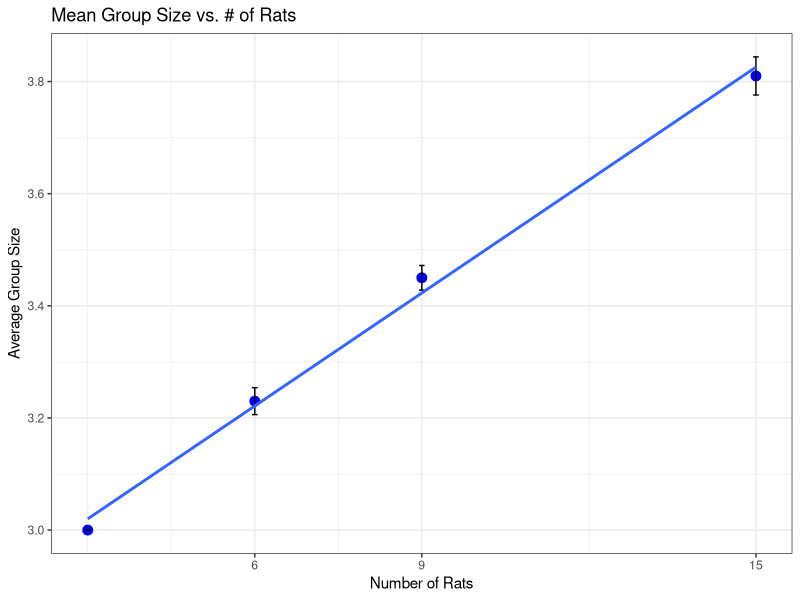
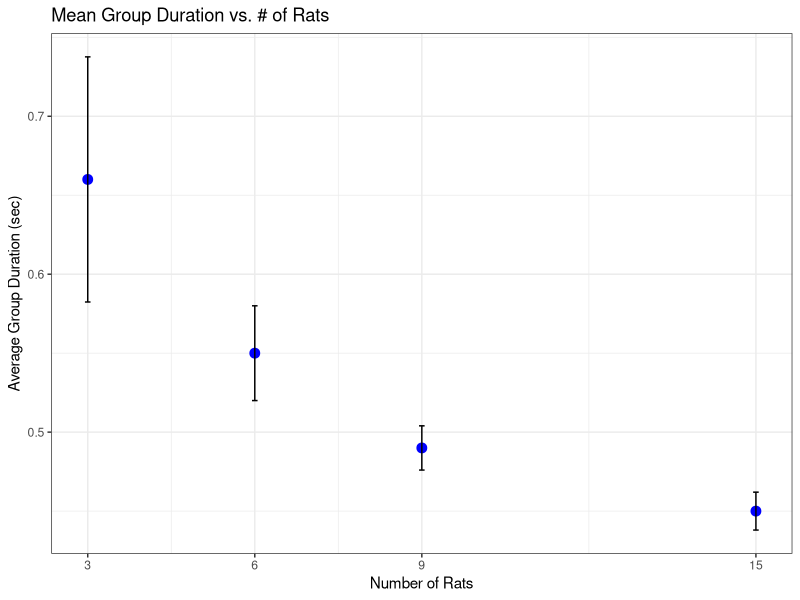
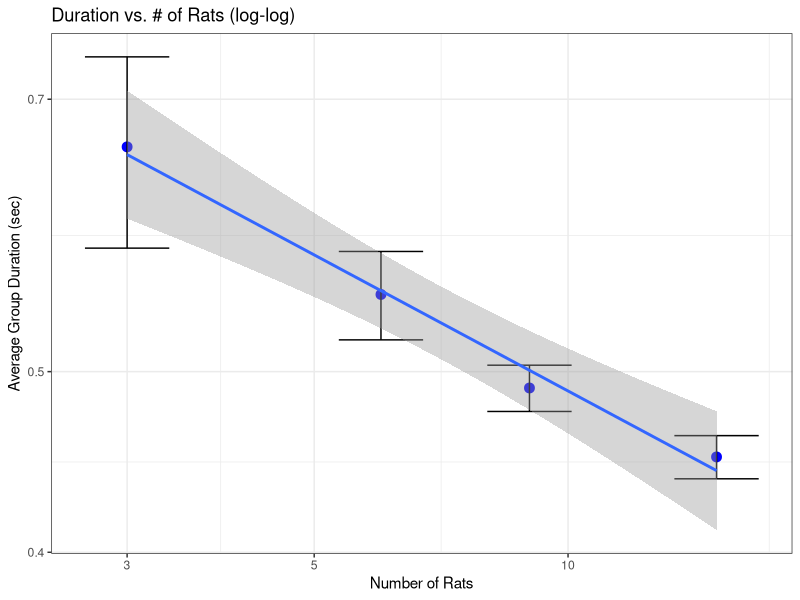

Reproduce these figures in R, in order.
# hard coded number are from the output of Comp_Summary_Stats.R
# numbers to be found in the "DistributionStats.xlsx" file on Box

library(tidyverse)

compBoot = FALSE # set to add plots comparing to bootstrapped data

##### Plots of the group sizes #####
# make the tibble of group size data
sz_df <- tibble(
  nRats = c(3, 6, 9, 15),
  means = c(3, 3.23, 3.45, 3.81),
  ses = c(0, 0.012, 0.011, 0.017)
)

sz_boot_df <- tibble(
  nRats = c(3, 6, 9, 15),
  means = c(3, 3.1289, 3.2144, 3.49),
)

# plot the group size data
sz_p <- ggplot(sz_df, aes(x = nRats, y = means)) +
  geom_point(color = "blue", size = 3) +
  geom_errorbar(aes(ymin = means - 2*ses, ymax = means + 2*ses), width = 0.1) +
  scale_x_continuous(breaks = c(6, 9, 15)) +
  geom_smooth(method = "lm", se = FALSE) +
  xlab("Number of Rats") +
  ylab("Average Group Size") +
  ggtitle("Mean Group Size vs. # of Rats") +
  theme_bw()
show(sz_p)

# do a regression (sigh)
sz_lm <- lm(means ~ nRats, data = sz_df)
summary(sz_lm)

if(compBoot) {
  # plot size means with the bootstrapped means
  sz_p_boot <- sz_p + 
    geom_point(data = sz_boot_df, aes(x = nRats, y = means),
               shape = 15, size = 3) +
    geom_smooth(data = sz_boot_df, 
                aes(x = nRats, y = means), 
                method = "lm", se = FALSE, 
                color = "black", linetype = "dashed")
  show(sz_p_boot)
  
  # do a regression (sigh)
  sz_boot_lm <- lm(means ~ nRats, data = sz_boot_df)
}




##### Plots of the group durations #####

# make the tibble of group duration data
dur_df <- tibble(
  nRats = c(3, 6, 9, 15),
  means = c(0.66, 0.55, 0.49, 0.45),
  ses = c(0.0388, 0.015, 0.007, 0.006)
)

dur_boot_df <- tibble(
  nRats = c(3, 6, 9, 15),
  means = c(0.7366, 0.6993, 0.5036, 0.47),
)
# plot the group duration data
dur_p <- ggplot(dur_df, aes(x = nRats, y = means)) +
  geom_point(color = "blue", size = 3) +
  geom_errorbar(aes(ymin = means - 2*ses, ymax = means + 2*ses), width = 0.1) +
  scale_x_continuous(breaks = c(3, 6, 9, 15)) +
  xlab("Number of Rats") +
  ylab("Average Group Duration (sec)") +
  ggtitle("Mean Group Duration vs. # of Rats") +
  theme_bw()
show(dur_p)

if(compBoot) { 
# plot duration means with the bootstrapped means
dur_p_boot <- dur_p + 
  geom_point(data = dur_boot_df, aes(x = nRats, y = means))
show(dur_p_boot)
}

# plot the group duration data on a log-log scale
dur_p_log <- ggplot(dur_df, aes(x = nRats, y = means)) +
  geom_point(color = "blue", size = 3) +
  geom_errorbar(aes(ymin = means - 2*ses, ymax = means + 2*ses), width = 0.1) +
  scale_x_log10() +
  scale_y_log10() +
  geom_smooth(method = "lm", se = TRUE) +
  xlab("Number of Rats") +
  ylab("Average Group Duration (sec)") +
  ggtitle("Duration vs. # of Rats (log-log)") +
  theme_bw()
show(dur_p_log)

# do a regression (sigh)
dur_lm <- lm(log10(means) ~ log10(nRats), data = dur_df)